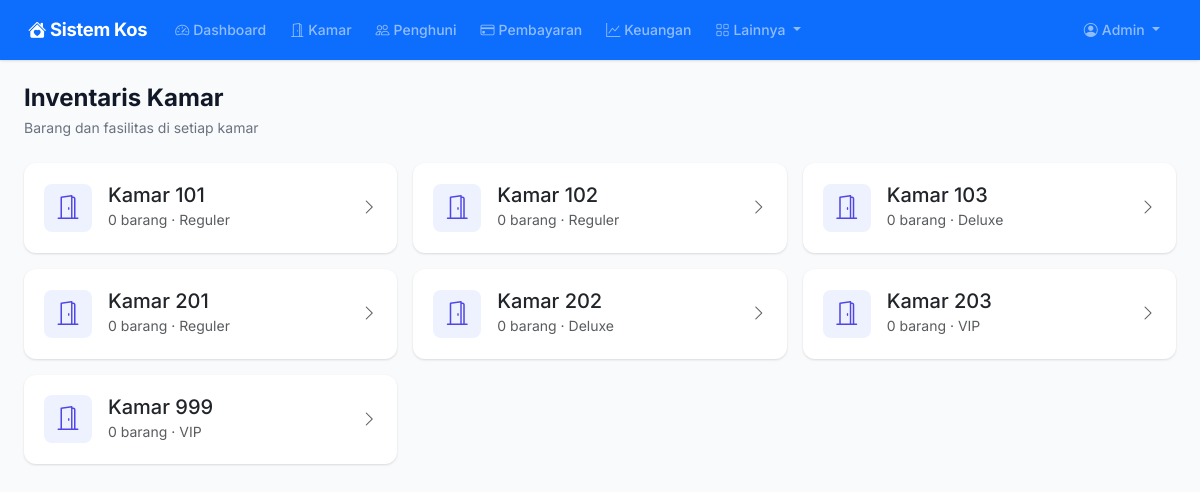
Page /inventaris/ (signed in) on the earlier database version.
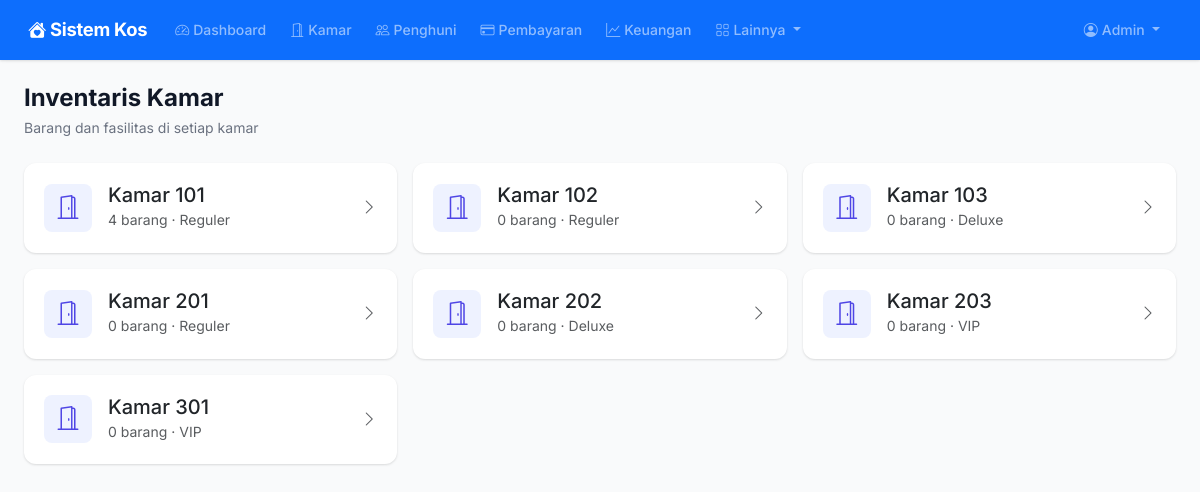
Same page on the later database version.
### models.py (models this page shows, shortened)
class Room(db.Model):
    __tablename__ = "rooms"
    id = db.Column(db.Integer, primary_key=True)
    nomor_kamar = db.Column(db.String(10), unique=True, nullable=False)
    lantai = db.Column(db.Integer, default=1)
    tipe = db.Column(db.String(50), default="Reguler")
    harga_per_bulan = db.Column(db.Float, nullable=False)
    ukuran = db.Column(db.String(50))
    fasilitas = db.Column(db.Text)
    status = db.Column(db.String(20), default="tersedia")
    deskripsi = db.Column(db.Text)
    created_at = db.Column(db.DateTime, default=datetime.utcnow)
    bookings = db.relationship("Booking", backref="room", lazy="dynamic")
    maintenance_requests = db.relationship("MaintenanceRequest", backref="room", lazy="dynamic")

### routes/inventory.py (the view)
@inventory_bp.route("/")
@login_required
def index():
    if current_user.role not in ("admin", "management"):
        return redirect(url_for("dashboard.index"))
    rooms = Room.query.order_by(Room.nomor_kamar).all()
    return render_template("inventory/index.html", rooms=rooms)

### app.py (called while the page is built)
def create_app():
    app = Flask(__name__)
    app.config.from_object("config.Config")
    db.init_app(app)
    login_manager.init_app(app)
    csrf.init_app(app)
    login_manager.login_view = "auth.login"
    login_manager.login_message = "Silakan login terlebih dahulu."
    from models import User
    @login_manager.user_loader
    def load_user(user_id):
        return User.query.get(int(user_id))
    @app.context_processor
    def inject_now():
        from datetime import datetime
        return {"now": datetime.now()}
    @app.context_processor
    def inject_utility():
        from datetime import date
        return {"date_today": date.today()}
    from routes import register_routes
    register_routes(app)
    with app.app_context():
        db.create_all()
    return app

### templates/inventory/index.html (shortened to what this page needs)
{% extends "base.html" %}
{% block content %}
<div class="page-header">
    <h1>Inventaris Kamar</h1>
    <p>Barang dan fasilitas di setiap kamar</p>
</div>
<div class="row g-3">
    {% for r in rooms %}
    <div class="col-md-6 col-lg-4">
        <a href="{{ url_for('inventory.room_items', room_id=r.id) }}" class="text-decoration-none">
            <div class="card border-0 h-100">
                <div class="card-body d-flex align-items-center gap-3">
                    <div class="stat-icon" style="background:var(--primary-light);color:var(--primary);width:48px;height:48px;border-radius:8px;display:flex;align-items:center;justify-content:center;flex-shrink:0">
                        <i class="bi bi-door-open fs-4"></i>
                    </div>
                    <div>
                        <h5 class="mb-0">Kamar {{ r.nomor_kamar }}</h5>
                        <small class="text-muted">
                            {% set count = r.items|length %}
                            {{ count }} barang
                            &middot; {{ r.tipe }}
                        </small>
                    </div>
                    <i class="bi bi-chevron-right ms-auto text-muted"></i>
                </div>
            </div>
        </a>
    </div>
    {% endfor %}
</div>
{% endblock %}

Differences in the rows shown:
removed Room: nomor_kamar "999", count "0", tipe "VIP"
changed Room (number 1 of 7 on the later page): count "0" → "4"
added Room: nomor_kamar "301", count "0", tipe "VIP"
